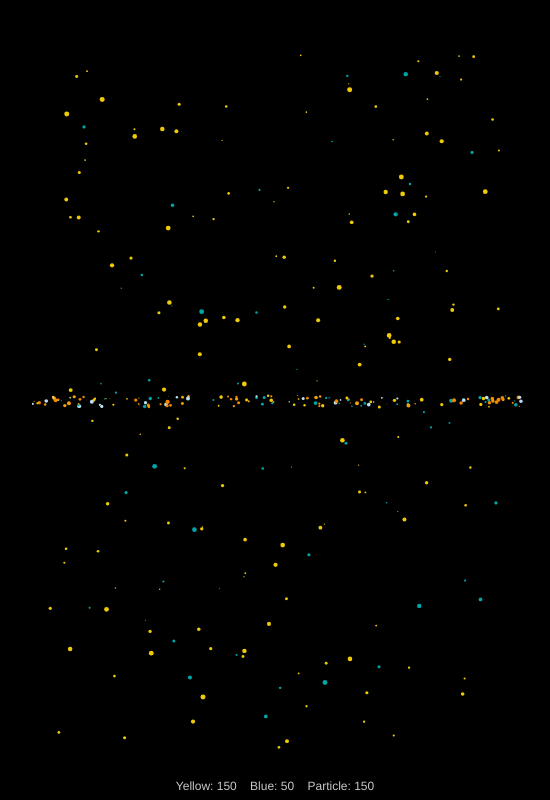
Frame 1 (no input)
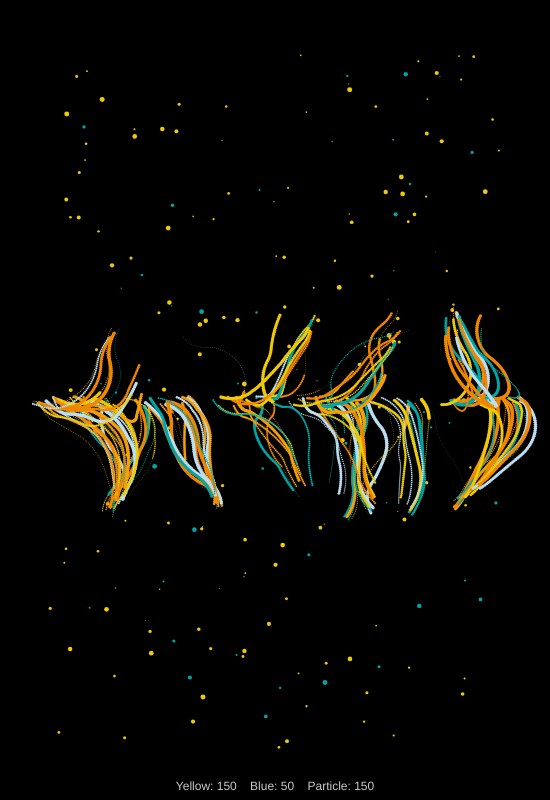
Frame 60 (no input)
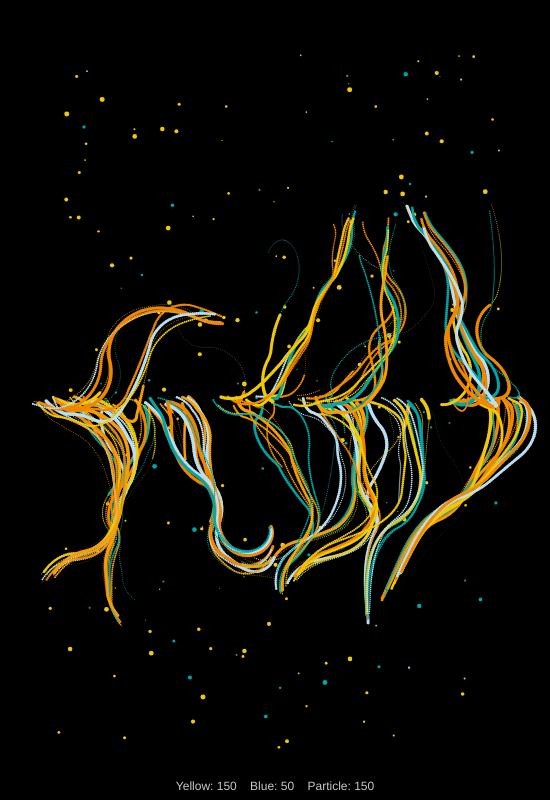
Frame 120 (the mouse pressed at the canvas centre since frame 60)

The p5.js sketch that drew these frames (run headless with seeded random() and noise() and a simulated clock; from frame 60 on, the mouse is pressed at the canvas centre):

// p5.js sketch
// ── sketch.js
let v = [];
let light = [];
let poison = [];
let maxVehicle = 150;

let lightCount = 150;
let poisonCount = 50;

let colors = ["#f08700", "#f49f0a", "#efca08", "#00a6a6", "#bbdef0"];
//["#ff0000","#feb30f","#0aa4f7","#000000","#ffffff"];
let ypos;

function setup() {
  createCanvas(550, 800);
  reload();
}

function draw() {
  for (var i = v.length-1; i >= 0; i--) {
    if (v[i].health <= 0.0001) {
      v.splice(i, 1);
    } else {
      v[i].eat(light, true);
      v[i].eat(poison, false);
      v[i].update();
      v[i].render();
    }
  }
}

function drawFood() {
  for (let i = 0; i < light.length; i++) {
    light[i].render();
  }
  for (let i = 0; i < poison.length; i++) {
    poison[i].render();
  }
}

function refresh() {
  maxVehicle = floor(random(20, 200));
  lightCount = floor(random(100, 200));
  poisonCount = floor(random(50, 200));
  v = [];
  light = [];
  poison = [];
}

function reload() {
  background(0);
  for (let i = 0; i < maxVehicle; i++) {
    let newV = new Vehicle(
      random(30, width - 30),
      height / 2 + random(-5, 5),
      20,
      20,
      createVector(random(5), random(5))
    );
    v.push(newV);
  }

  for (let i = 0; i < lightCount; i++) {
    light[i] = new Dot(true, width / 2, height / 2);
    light[i].pos = createVector(
      random(50, width - 50),
      random(50, height - 50)
    );
  }

  for (let i = 0; i < poisonCount; i++) {
    poison[i] = new Dot(false);
  }
  drawFood();
  fill(200);
  textAlign(CENTER);
  text(
    "Yellow: " +
      lightCount +
      "    Blue: " +
      poisonCount +
      "    Particle: " +
      maxVehicle,
    width / 2,
    height - 10
  );
}

function mouseClicked() {
  refresh();
  reload();
}

// ── dot.js
class Dot {
  constructor(healthy) {
    // x=constrain(x,150,width-150);
    // y=constrain(y,150,height-150);
    this.pos = createVector(random(50, width - 50), random(50, height - 50));
    this.healthy = healthy;
    if (healthy) {
      this.c = colors[2];
    } else {
      this.c = colors[3];
    }
    this.sz = random(1, 5);
  }

  render() {
    fill(this.c);
    noStroke();
    ellipse(this.pos.x, this.pos.y, this.sz, this.sz);
  }
}

// ── vehicle.js
class Vehicle {
  constructor(x, y, l, h, speed) {
    this.pos = createVector(x, y);
    this.l = l;
    this.h = h;
    this.speed = speed;
    this.force = createVector(0, 0);
    this.maxSpeed = 2;
    this.acc = createVector(0, 0);
    this.col = colors[floor(random(5))];
    this.health = 3;
    this.maxsz = random(1,4);
  }

  calDist() {
    this.force = this.applyForce(light, 500);
    let resis = this.applyForce(poison, 100).mult(-0.1);
    this.force.add(resis);
  }

  applyForce(arr, perception) {
    let f = createVector(0, 0);
    let closest = Infinity;
    for (let i = 0; i < arr.length; i++) {
      let d = dist(arr[i].pos.x, arr[i].pos.y, this.pos.x, this.pos.y);
      if (d < closest) {
        closest = d;
        f = p5.Vector.sub(arr[i].pos, this.pos);
      }
    }

    if (closest <= perception) {
      return f;
    } else {
      return createVector(0, 0);
    }
  }

  eat(arr, addHealth) {
    var record = Infinity;
    var closest = -1;

    for (var i = arr.length-1; i >= 0; i--) {
      let d = dist(this.pos.x, this.pos.y, arr[i].pos.x, arr[i].pos.y);
      if (d <= record) {
        record = d;
        closest = i;
      }
    }
    if (record <= 10) {
      arr.splice(closest, 1);

      if (addHealth) {
        this.health += 0.1;
        this.col = colors[floor(random(5))];
      } else {
        this.health -= 0.3;
      }
      this.health = constrain(this.health, 0, 1);
    }
  }

  update() {
    this.health -= 0.005;
    this.calDist();
    this.force.normalize();

    this.speed.add(this.force.mult(0.15));
    this.speed.limit(this.maxSpeed);
    this.pos.add(this.speed);
  }

  render() {
    noStroke();
    fill(this.col);
    push();
    translate(this.pos.x, this.pos.y);
   this.sz = map(this.health, 0, 1, 0, this.maxsz);
    ellipse(0,0,this.sz/3,this.sz/3);
    // rotate(this.speed.heading() + PI / 2);
    // stroke(this.col);
    // line(0, 0, 0, this.health * 30);
    pop();
  }
}
